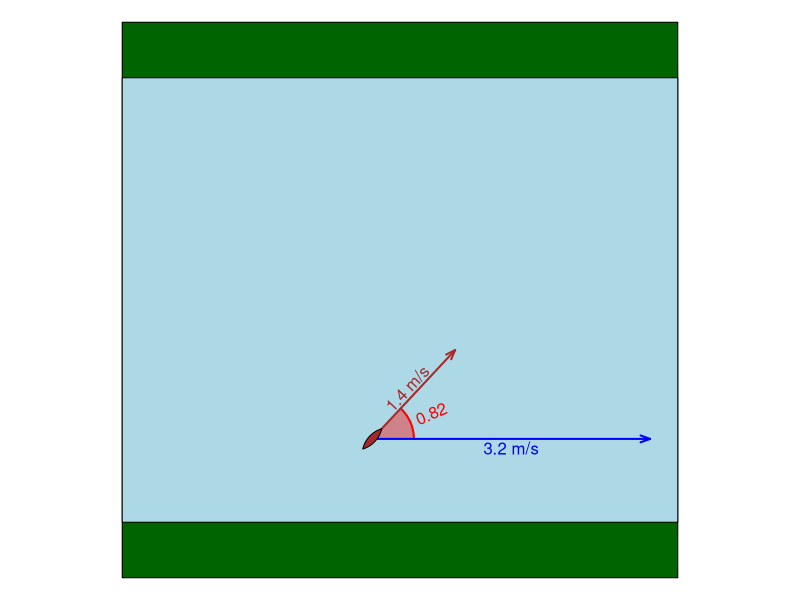
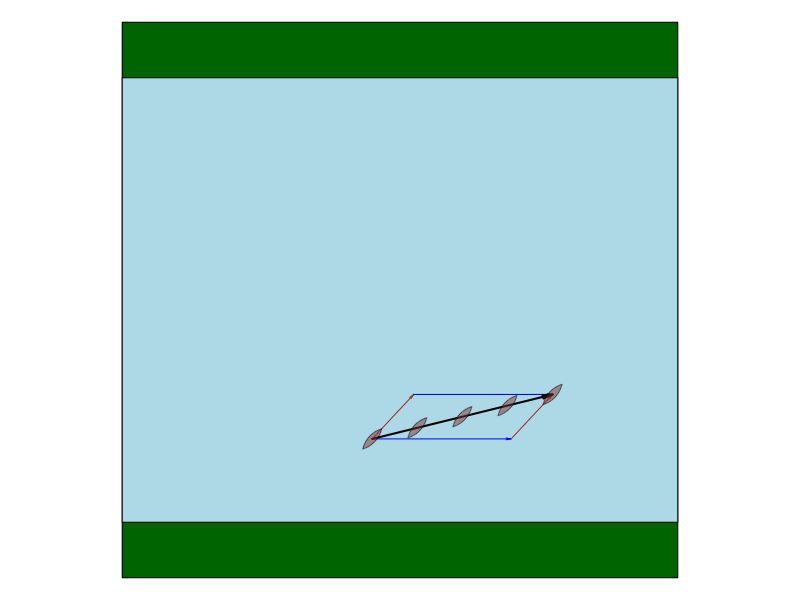
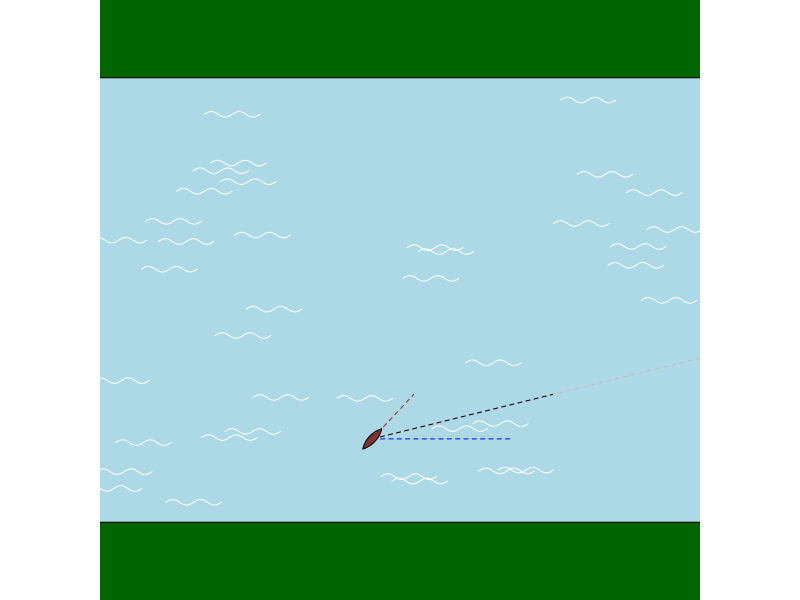
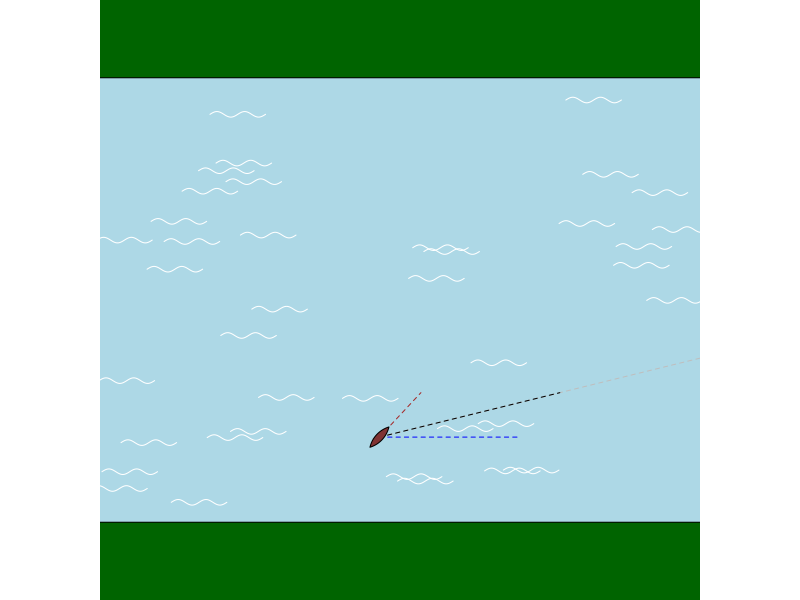
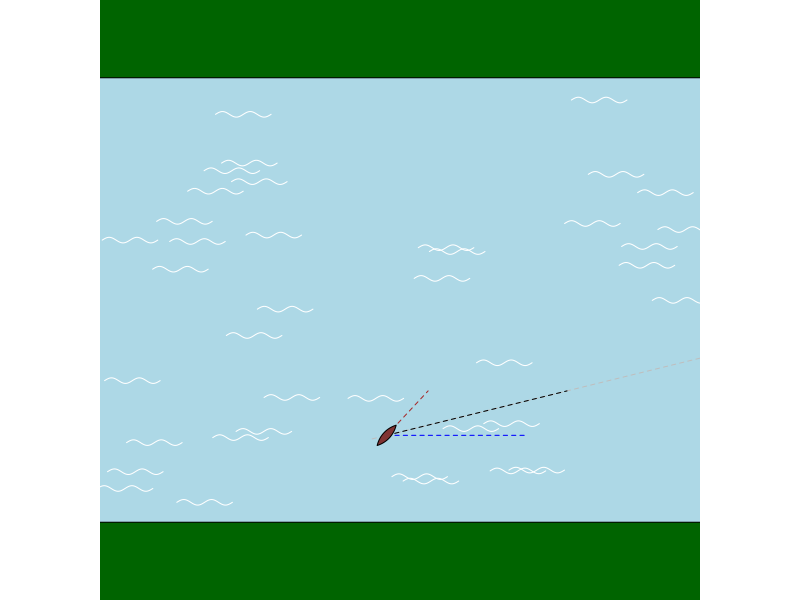
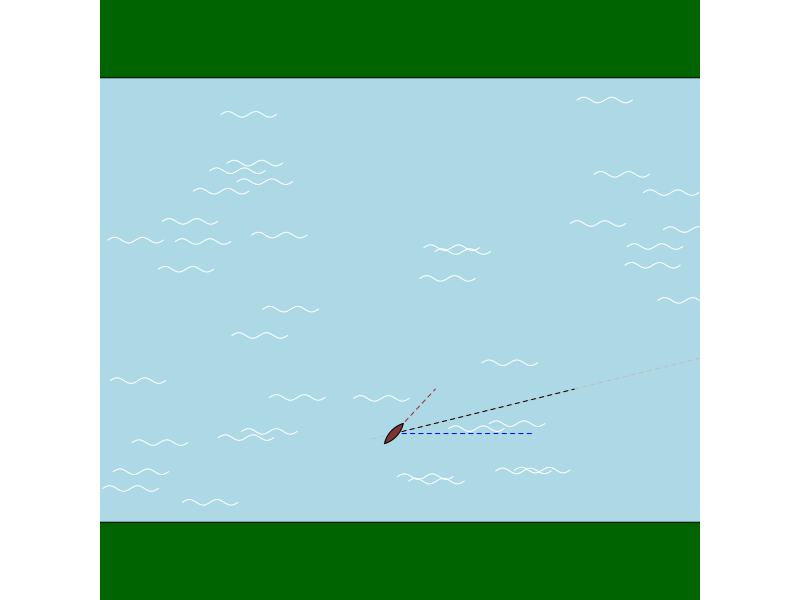
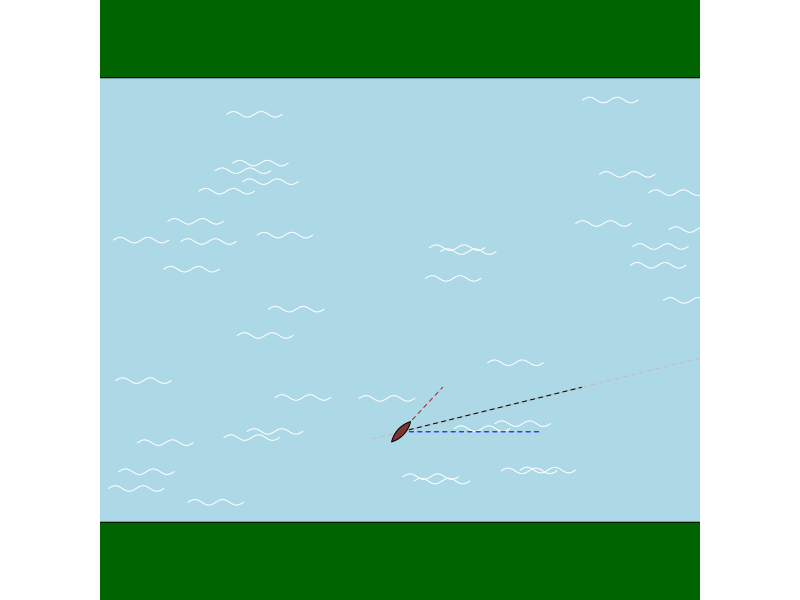
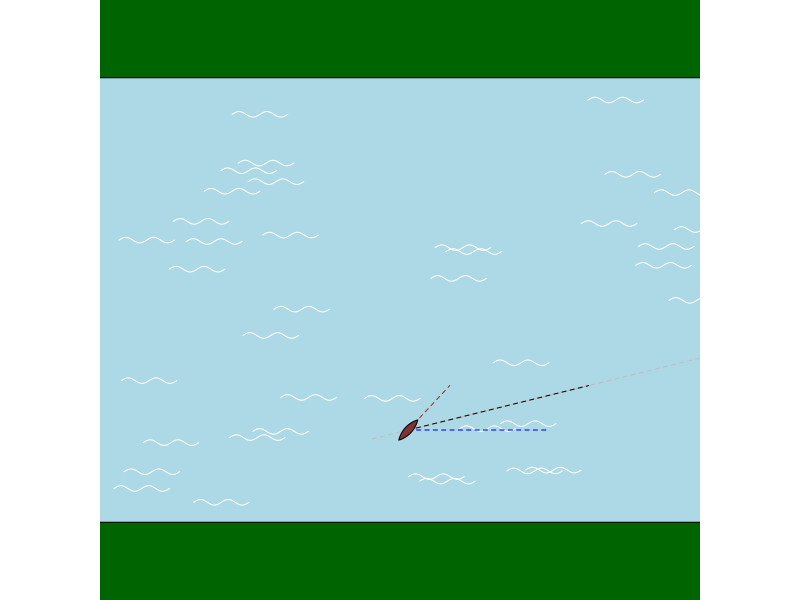

Write the R code that produced these figures, in order.
## ---- chunk 1
while(T){
    vr = round(runif(1,1.0,3.5),1)
    vc = round(runif(1,1.0,3.5),1)
    th = round(runif(1,pi/6,5*pi/6),2)
    deg = th/pi*180 #round(th/pi*180)
    # th = deg/180*pi
    xc = vc*cos(th)
    yc = vc*sin(th)
    
    xt = xc+vr
    yt = yc
    
    rt = sqrt(xt^2+yt^2)
    tht = atan2(yt,xt)
    degt = tht*180/pi
    if(abs(diff(c(vr,vc)))>0.2 && abs(deg-90)>5 && abs(degt-deg)>2 && abs(rt-max(c(vr,vc)))>0.1){break}
}

ans1 = round(rt,1)
ans2 = round(tht,3)
ach1 = ans1+(0:5-sample(0:5,1))*0.1
ach2 = ans2+(0:5-sample(0:5,1))*0.01
sol1 = paste0(1*(ach1==ans1),collapse="")
sol2 = paste0(1*(ach2==ans2),collapse="")
al1 = paste0("* ",sprintf("%.01f",ach1),collapse="\n")
al2 = paste0("* ",sprintf("%.02f",ach2),collapse="\n")

## ---- chunk 2
par(mar=c(0,0,0,0),pty="s")
plot(0,0,"n",xlim=c(-1,1),ylim=c(-1,1),axes=F,ann=F)
polygon(c(-1,-1,1,1),c(-1,1,1,-1),col="darkgreen")
polygon(c(-1,-1,1,1),c(-0.8,0.8,0.8,-0.8),col="lightblue")
vm = max(c(vr,vc))
vrp = vr/vm
vcp = vc/vm

ths = seq(0,th,pi/360)
polygon(-0.1+c(0,0.15*cos(ths)),-0.5+c(0,0.15*sin(ths)),col=rgb(1,0,0,0.4),border=NA)
lines(-0.1+0.15*cos(ths),-0.5+0.15*sin(ths),col=rgb(1,0,0),lwd=2)
text(-0.1+0.15*cos(th/2),-0.5+0.15*sin(th/2),sprintf("%.02f",th),srt=(deg/2+90)%%180-90,adj=c(0.5-0.7*sign(cos(th/2)),0.5),col="red")

arrows(-0.1,-0.5,-0.1+vrp,-0.5,0.1,20,2,"blue",1,2)
arrows(-0.1,-0.5,-0.1+vcp*cos(th),-0.5+vcp*sin(th),0.1,20,2,"brown",1,2)
text(-0.1+vrp/2,-0.5,paste0(sprintf("%.01f",vr)," m/s"),col="blue",adj=c(0.5,1.2))
text(-0.1+vcp*cos(th)/2,-0.5+vcp*sin(th)/2,paste0(sprintf("%.01f",vc)," m/s"),srt=(deg+90)%%180-90,col="brown",adj=c(0.5,0.5-0.7*sign(cos(th))))

angcan = pi/6
thcan = seq(pi/2-angcan,pi/2+angcan,pi/360)
cany = sin(thcan)-sin(pi/2-angcan)
canx = cos(thcan)

canx = c(canx,rev(canx))
cany = c(cany,-rev(cany))

rcx = canx*cos(th)-cany*sin(th)
rcy = canx*sin(th)+cany*cos(th)

polygon(rcx/10-0.1,rcy/10-0.5,col="brown")

## ---- chunk 3
par(mar=c(0,0,0,0),pty="s")
plot(0,0,"n",xlim=c(-1,1),ylim=c(-1,1),axes=F,ann=F)
polygon(c(-1,-1,1,1),c(-1,1,1,-1),col="darkgreen")
polygon(c(-1,-1,1,1),c(-0.8,0.8,0.8,-0.8),col="lightblue")
vm = max(c(vr,vc))
vrp = vr/vm/2
vcp = vc/vm/2

# ths = seq(0,th,pi/360)
# polygon(-0.1+c(0,0.15*cos(ths)),-0.5+c(0,0.15*sin(ths)),col=rgb(1,0,0,0.4),border=NA)
# lines(-0.1+0.15*cos(ths),-0.5+0.15*sin(ths),col=rgb(1,0,0),lwd=2)
# text(-0.1+0.15*cos(th/2),-0.5+0.15*sin(th/2),paste0(sprintf("%d",round(deg)),"°"),srt=(deg/2+90)%%180-90,adj=c(0.5-0.7*sign(cos(th/2)),0.5),col="red")

arrows(-0.1,-0.5,-0.1+vrp,-0.5,0.05,10,2,"blue",1,1)
arrows(-0.1,-0.5,-0.1+vcp*cos(th),-0.5+vcp*sin(th),0.05,10,2,"brown",1,1)
arrows(-0.1+vcp*cos(th),-0.5+vcp*sin(th),-0.1+vrp+vcp*cos(th),-0.5+vcp*sin(th),0.05,10,2,"blue",1,1)
arrows(-0.1+vrp,-0.5,-0.1+vcp*cos(th)+vrp,-0.5+vcp*sin(th),0.05,10,2,"brown",1,1)
arrows(-0.1,-0.5,-0.1+vcp*cos(th)+vrp,-0.5+vcp*sin(th),0.1,10,2,"black",1,lwd=2)

# text(-0.1+vrp/2,-0.5,paste0(sprintf("%.01f",vr)," m/s"),col="blue",adj=c(0.5,1.2))
# text(-0.1+vcp*cos(th)/2,-0.5+vcp*sin(th)/2,paste0(sprintf("%.01f",vc)," m/s"),srt=(deg+90)%%180-90,col="brown",adj=c(0.5,0.5-0.7*sign(cos(th))))

angcan = pi/6
thcan = seq(pi/2-angcan,pi/2+angcan,pi/360)
cany = sin(thcan)-sin(pi/2-angcan)
canx = cos(thcan)
canx = c(canx,rev(canx))
cany = c(cany,-rev(cany))
rcx = canx*cos(th)-cany*sin(th)
rcy = canx*sin(th)+cany*cos(th)

fracs = c(0,0.25,0.5,0.75,1)

for(i in fracs){
    polygon(rcx/10-0.1+i*rt*cos(tht)/vm/2,rcy/10-0.5+i*rt*sin(tht)/vm/2,col=rgb(0.5,0.2,0.2,0.5),border=rgb(0,0,0,0.5))
}
## ---- chunk 4
par(mar=c(0,0,0,0),pty="s")

scatx = runif(50,-2,1)
scaty = runif(50,-0.75,0.75)

squigx = seq(-0.1,0.1,0.001)
squigy = 0.01*sin(squigx/0.1*2*pi)

for(i in seq(0,1,0.04)){
    plot(0,0,"n",xlim=c(-1,1),ylim=c(-1,1),axes=F,ann=F)
    polygon(c(-1.2,-1.2,1.2,1.2),c(-1.2,1.2,1.2,-1.2),col="darkgreen")
    polygon(c(-1.2,-1.2,1.2,1.2),c(-0.8,0.8,0.8,-0.8),col="lightblue")
    vm = max(c(vr,vc))
    vrp = vr/vm/2
    vcp = vc/vm/2
    rtp = rt/vm/2
    
    angcan = pi/6
    thcan = seq(pi/2-angcan,pi/2+angcan,pi/360)
    cany = sin(thcan)-sin(pi/2-angcan)
    canx = cos(thcan)
    canx = c(canx,rev(canx))
    cany = c(cany,-rev(cany))
    rcx = canx*cos(th)-cany*sin(th)
    rcy = canx*sin(th)+cany*cos(th)
    # points(scatx+i*vr/vm/2,scaty,pch=19,col="white")
    for(j in 1:length(scatx)){
        lines(scatx[j]+i*vr/vm/2+squigx,scaty[j]+squigy,pch=19,col="white")
    }
    lines(-0.1+i*rt*cos(tht)/vm/2+vcp*c(0,cos(th)),-0.5+i*rt*sin(tht)/vm/2+vcp*c(0,sin(th)),col="brown",lty=2)
    lines(-0.1+2*rtp*c(0,cos(tht)),-0.5+2*rtp*c(0,sin(tht)),col="grey",lty=2)
    lines(-0.1+i*rt*cos(tht)/vm/2+rtp*c(0,cos(tht)),-0.5+i*rt*sin(tht)/vm/2+rtp*c(0,sin(tht)),col="black",lty=2)
    lines(-0.1+i*rt*cos(tht)/vm/2+vrp*c(0,1),-0.5+i*rt*sin(tht)/vm/2+0*c(0,1),col="blue",lty=2)
    polygon(rcx/10-0.1+i*rt*cos(tht)/vm/2,rcy/10-0.5+i*rt*sin(tht)/vm/2,col=rgb(0.5,0.2,0.2),border=rgb(0,0,0))
    
}
